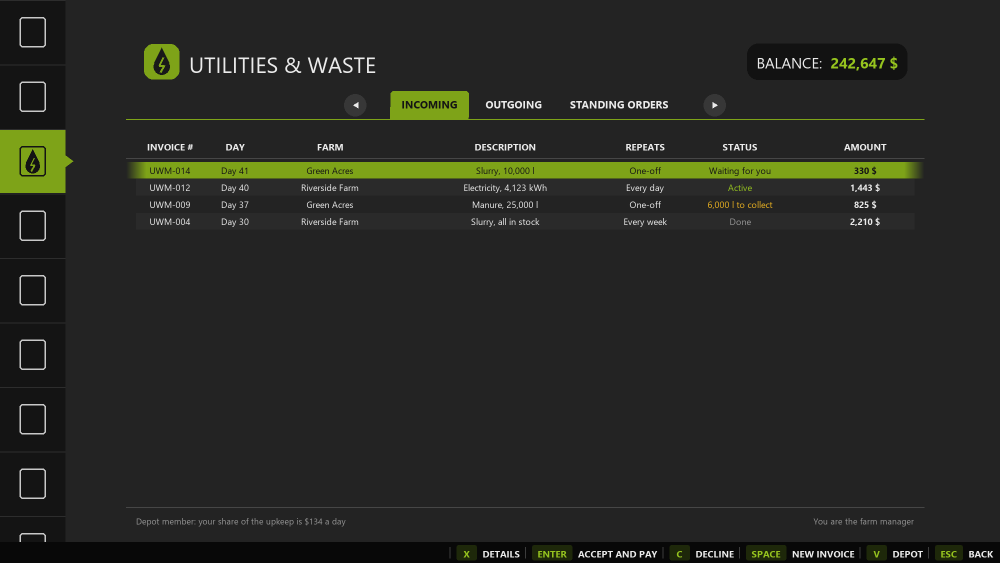
#> input picture previews/menu_v2_incoming.png, 2000 x 1125 px, given in place of uwm_tabIcon_v1.png, which was not available (shown at 1/2 size)
$ python menu_mockup_v4.py menu_v2_incoming.png
#> lines starting #> are read from the running program, lines starting #| are printed output that depends on the picture; pictures that were not available may be replaced by others from this repository, and a replacement may not be noted
"""Mock-up v4 of the Utilities page (ESC menu), rebuilt in the UWM CO-OP theme of invoice_wizard_v6_choice.png:
every invoice is a card like the CO-OP options (icon tile per good, title + detail line, status pill, amount, arrow),
summary cards on top, rounded tab buttons. python -I menu_mockup_v4.py <outDir>"""
import sys, os
from PIL import Image, ImageDraw, ImageFont

F = "C:/Windows/Fonts/"
HERE = os.path.dirname(os.path.abspath(__file__))
def font(sz, bold=False):
    return ImageFont.truetype(F + ("segoeuib.ttf" if bold else "segoeui.ttf"), sz)
def sym(sz):
    return ImageFont.truetype(F + "seguisym.ttf", sz)

W, H = 2000, 1125
BG = (36, 37, 35); CARD = (28, 29, 27); SIDE = (20, 21, 19); BAR = (8, 8, 8); TILE = (40, 44, 34)
GREEN = (134, 177, 17); GREEN_L = (166, 200, 60); TINT = (50, 60, 28)
WHITE = (235, 235, 235); GREY = (170, 170, 165); DIM = (110, 112, 105); LINE = (62, 64, 58); EDGE = (46, 48, 43)
ORANGE = (230, 170, 60); BLUE = (110, 170, 230)

def spaced(d, xy, text, fnt, fill, spacing=3, anchor="l"):
    x, y = xy
    total = sum(d.textlength(c, font=fnt) + spacing for c in text) - spacing
    if anchor == "m":
        x -= total / 2
    elif anchor == "r":
        x -= total
    for c in text:
        d.text((x, y), c, font=fnt, fill=fill, anchor="lm")
        x += d.textlength(c, font=fnt) + spacing
    return total

# goods icons (line style, as the CO-OP option icons)
def ic_slurry(d, cx, cy, c):
    d.polygon([(cx, cy - 16), (cx - 11, cy + 2), (cx + 11, cy + 2)], fill=c)
    d.ellipse([cx - 11, cy - 8, cx + 11, cy + 14], fill=c)
def ic_manure(d, cx, cy, c):
    d.pieslice([cx - 17, cy - 8, cx + 17, cy + 26], 180, 360, fill=c)
    d.line([cx - 17, cy + 9, cx + 17, cy + 9], fill=c, width=3)
def ic_power(d, cx, cy, c):
    d.polygon([(cx + 3, cy - 17), (cx - 10, cy + 2), (cx - 1, cy + 2), (cx - 4, cy + 17), (cx + 10, cy - 3), (cx + 1, cy - 3)], fill=c)
def ic_bulk(d, cx, cy, c):                       # a grain ear
    d.line([cx, cy + 17, cx, cy - 15], fill=c, width=3)
    for k in range(4):
        y = cy - 10 + k * 7
        d.ellipse([cx - 10, y - 3, cx - 1, y + 3], fill=c)
        d.ellipse([cx + 1, y - 3, cx + 10, y + 3], fill=c)
def ic_pallet(d, cx, cy, c):                     # a box on a pallet
    d.rectangle([cx - 13, cy - 15, cx + 13, cy + 5], outline=c, width=3)
    d.line([cx - 17, cy + 9, cx + 17, cy + 9], fill=c, width=3)
    for x in (cx - 15, cx, cx + 15):
        d.line([x, cy + 9, x, cy + 15], fill=c, width=3)
ICONS = {"slurry": ic_slurry, "manure": ic_manure, "power": ic_power, "bulk": ic_bulk, "pallet": ic_pallet}

def pill(d, xr, y, text, col):
    f = font(16, True)
    tw = d.textlength(text, font=f)
    d.rounded_rectangle([xr - tw - 28, y - 15, xr, y + 15], 15, outline=col, width=2)
    d.text((xr - 14, y), text, font=f, fill=col, anchor="rm")

def page(path):
    im = Image.new("RGB", (W, H), BG); d = ImageDraw.Draw(im)
    icon = Image.open(os.path.join(HERE, "uwm_tabIcon_v1.png")).convert("RGBA")

    # the game's ESC tab column, ours selected
    d.rectangle([0, 0, 130, H], fill=SIDE)
    for i in range(9):
        y = 2 + i * 129
        if i == 2:
            d.rectangle([0, y, 130, y + 126], fill=GREEN)
            d.polygon([(130, y + 50), (146, y + 63), (130, y + 76)], fill=GREEN)
            small = icon.resize((64, 64), Image.LANCZOS)
            im.paste(small, (33, y + 31), small)
        else:
            d.rounded_rectangle([40, y + 34, 90, y + 92], 6, outline=(200, 200, 200), width=3)
        d.line([0, y + 127, 130, y + 127], fill=(40, 41, 38))
#> this loop made 9 passes
#> pass 3, in page, `small = icon.resize((64, 64), Image.LANCZOS)`:
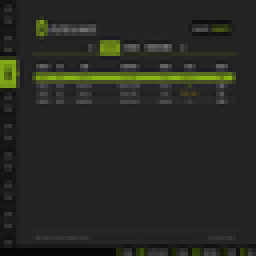
#> small: PIL image 64x64 RGBA (shown 4 times larger); mean R, G, B, A 39.2, 40.6, 35.3, 255
#> after the loop:
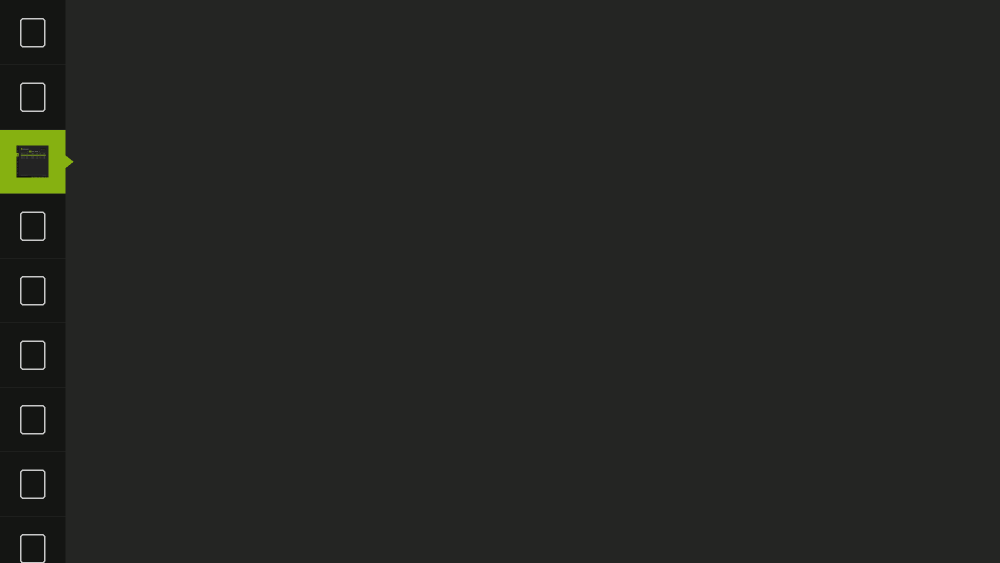
#> im: PIL image 2000x1125 RGB (shown at 1/2 size); mean R, G, B 36, 37.3, 34.4

    # header
    big = icon.resize((70, 70), Image.LANCZOS)
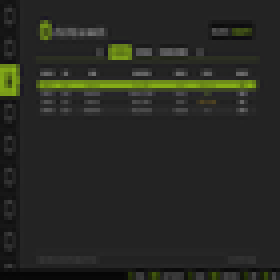
#> big: PIL image 70x70 RGBA (shown 4 times larger); mean R, G, B, A 39.2, 40.6, 35.3, 255
    d.rounded_rectangle([250, 56, 336, 142], 12, fill=GREEN)
    im.paste(big, (258, 64), big)
    spaced(d, (364, 76), "UWM CO-OP", font(18, True), GREEN_L, 4)
    d.text((364, 114), "Utilities & Waste Management", font=font(38, True), fill=WHITE, anchor="lm")
    d.text((364, 148), "Community Depot  -  owner Farm A  -  you are a member", font=font(17), fill=GREY, anchor="lm")
    d.rounded_rectangle([1520, 62, 1848, 140], 10, fill=CARD, outline=EDGE)
    spaced(d, (1544, 84), "BALANCE", font(14, True), DIM, 3)
    d.text((1824, 112), "242,647 $", font=font(32, True), fill=GREEN_L, anchor="rm")

    # summary cards (what needs you, what's running, what waits at the depot)
    sums = [("WAITING FOR YOU", "2", "invoices to accept", GREEN_L), ("RUNNING", "3", "contracts and deals", BLUE),
            ("AT THE DEPOT FOR YOU", "36,000 l", "to collect", ORANGE), ("YOUR GOODS FOR SALE", "60,000 l", "at the depot", GREY)]
    sw = (1848 - 250 - 3 * 18) / 4
    for i, (t, v, sub, col) in enumerate(sums):
        x0 = 250 + i * (sw + 18)
        d.rounded_rectangle([x0, 176, x0 + sw, 262], 8, fill=CARD, outline=EDGE)
        d.rectangle([x0 + 1, 190, x0 + 4, 248], fill=col)
        spaced(d, (x0 + 22, 198), t, font(13, True), DIM, 3)
        d.text((x0 + 22, 234), v, font=font(28, True), fill=WHITE, anchor="lm")
        d.text((x0 + 26 + d.textlength(v, font=font(28, True)), 238), sub, font=font(16), fill=GREY, anchor="lm")

    # tabs (rounded buttons), with counts
    tabs = [("INCOMING", "2"), ("OUTGOING", "3"), ("STANDING ORDERS", "1")]
    x = 250
    for i, (t, n) in enumerate(tabs):
        tw = spaced(ImageDraw.Draw(Image.new("RGB", (1, 1))), (0, 0), t, font(17, True), WHITE, 3)
        bw = tw + 104
        sel = i == 0
        d.rounded_rectangle([x, 290, x + bw, 338], 24, fill=TINT if sel else CARD, outline=GREEN_L if sel else EDGE, width=2 if sel else 1)
        spaced(d, (x + 30, 314), t, font(17, True), WHITE if sel else GREY, 3)
        d.ellipse([x + bw - 52, 300, x + bw - 24, 328], fill=GREEN if sel else TILE)
        d.text((x + bw - 38, 314), n, font=font(15, True), fill=(28, 34, 12) if sel else GREY, anchor="mm")
        x += bw + 16
#> after the loop, x = 1042.8
    d.line([250, 360, 1848, 360], fill=LINE)

    # invoice cards (as the CO-OP options)
    rows = [
        ("pallet", "Honey  -  10,000 l on pallets", "UWM-014  -  from Farm B  -  Day 41  -  one-off  -  10 % off", ("WAITING FOR YOU", GREEN_L), "297 $"),
        ("power", "Electricity  -  4,123 kWh", "UWM-012  -  from Farm C  -  Day 40  -  every day  -  into Bakery", ("ACTIVE", BLUE), "1,443 $"),
        ("bulk", "Wheat  -  30,000 l", "UWM-011  -  from Farm B  -  Day 39  -  Farma silo pipe", ("30,000 L TO COLLECT", ORANGE), "6,000 $"),
        ("manure", "Manure  -  25,000 l", "UWM-009  -  from Farm B  -  Day 37  -  manure pit", ("6,000 L TO COLLECT", ORANGE), "825 $"),
        ("slurry", "Slurry  -  all in stock", "UWM-004  -  from Farm C  -  Day 30  -  every week", ("DONE", DIM), "2,210 $"),
    ]
    for i, (ic, title, sub, (status, scol), amount) in enumerate(rows):
        y = 380 + i * 116
        sel = i == 0
        x0, x1 = 250, 1848
        d.rounded_rectangle([x0, y, x1, y + 100], 8, fill=TINT if sel else CARD, outline=GREEN_L if sel else EDGE, width=2 if sel else 1)
        d.rounded_rectangle([x0 + 20, y + 20, x0 + 80, y + 80], 8, fill=GREEN if sel else TILE)
        ICONS[ic](d, x0 + 50, y + 50, (28, 34, 12) if sel else GREEN_L)
        d.text((x0 + 104, y + 36), title, font=font(22, True), fill=WHITE, anchor="lm")
        d.text((x0 + 104, y + 68), sub, font=font(17), fill=(205, 205, 200) if sel else GREY, anchor="lm")
        pill(d, 1560, y + 50, status, scol)
        d.text((1740, y + 50), amount, font=font(24, True), fill=WHITE, anchor="rm")
        ax = x1 - 38
        d.line([ax - 6, y + 40, ax + 4, y + 50, ax - 6, y + 60], fill=GREEN_L if sel else DIM, width=3)

    # footer
    d.text((262, 1060), "Depot share: 134 $ a day  -  You are the farm manager", font=font(17), fill=GREY, anchor="lm")

    # key bar
    d.rectangle([0, 1085, W, H], fill=BAR)
    keys = [("X", "DETAILS"), ("ENTER", "ACCEPT AND PAY"), ("C", "DECLINE"), ("SPACE", "NEW"), ("V", "DEPOT"), ("ESC", "BACK")]
    widths = [d.textlength(k, font=font(20, True)) + 30 + 12 + d.textlength(l, font=font(20, True)) + 26 for k, l in keys]
#> widths = [163.9, 304.5, 168.6, 178.8, 149.8, 161.5]
    x = W - sum(widths) - 10
#> x = 863
    for (k, l), wdt in zip(keys, widths):
        kw = d.textlength(k, font=font(20, True)) + 30
        d.rounded_rectangle([x, 1089, x + kw, 1121], 5, fill=(30, 40, 30), outline=GREEN_L if k == "SPACE" else None, width=2)
        d.text((x + kw / 2, 1105), k, font=font(20, True), fill=GREEN_L, anchor="mm")
        d.text((x + kw + 12, 1105), l, font=font(20, True), fill=WHITE, anchor="lm")
        x += wdt
        d.line([x - 13, 1095, x - 13, 1115], fill=DIM)
#> this loop made 6 passes
#> (k, l, wdt, kw, x) on passes 1 to 6: ('X', 'DETAILS', 163.9, 43.7, 1026.8), ('ENTER', 'ACCEPT AND PAY', 304.5, 96.36, 1331.3), ('C', 'DECLINE', 168.6, 43.97, 1500), ('SPACE', 'NEW', 178.8, 93.44, 1678.8), ('V', 'DEPOT', 149.8, 43.69, 1828.5), ('ESC', 'BACK', 161.5, 69.31, 1990)
#> after the loop, x = 1990
    im.save(path)
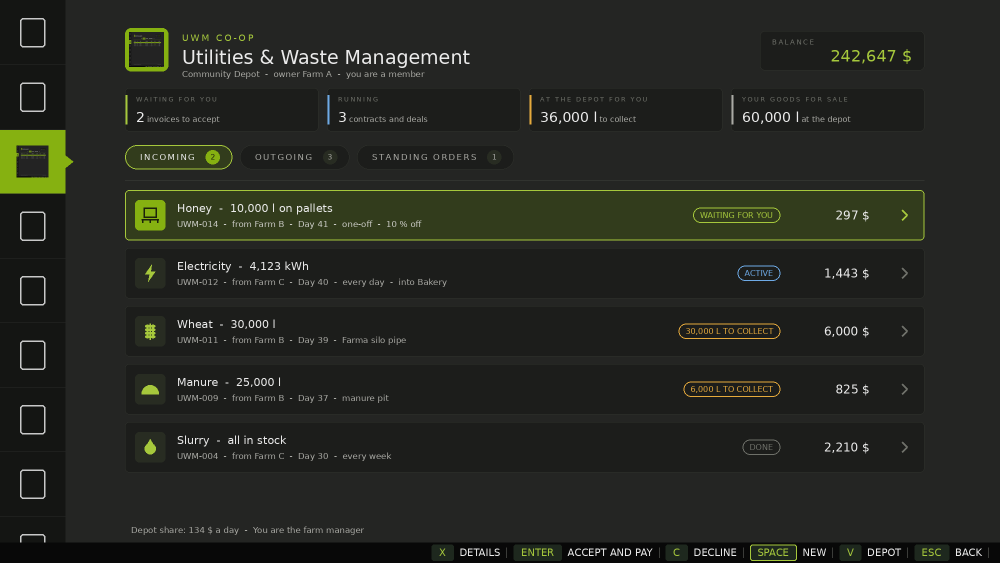
#> saved as menu_v4_incoming.png: PIL image 2000x1125 RGB (shown at 1/2 size); mean R, G, B 37.1, 39.3, 32.8

page(os.path.join(sys.argv[1], "menu_v4_incoming.png"))

$ run again, on previews/menu_v3_incoming.png
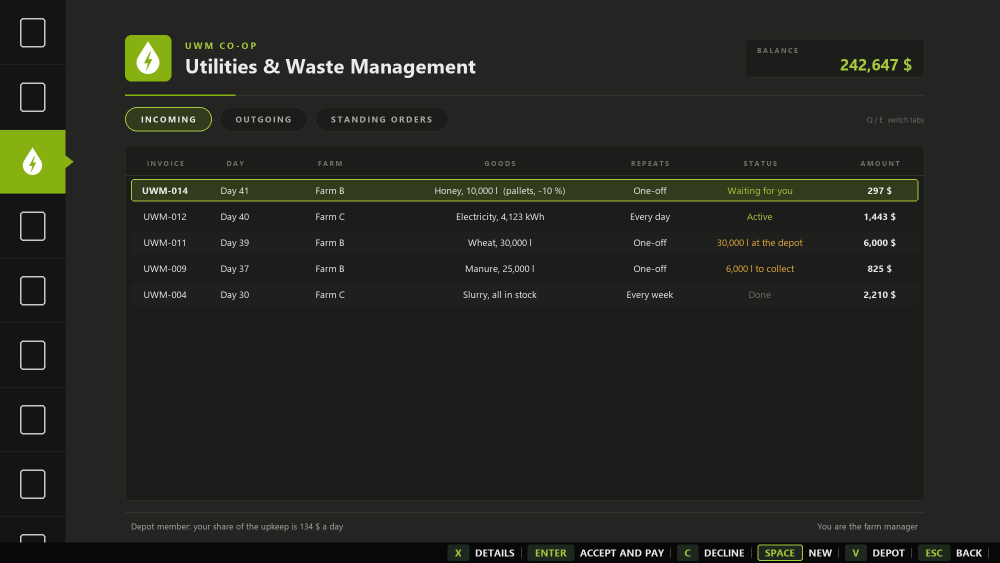
#> input picture previews/menu_v3_incoming.png, 2000 x 1125 px, given in place of uwm_tabIcon_v1.png, which was not available (shown at 1/2 size)
#> the loop in page, `for i in range(9):` made 9 passes
#> pass 3, in page, `small = icon.resize((64, 64), Image.LANCZOS)`:
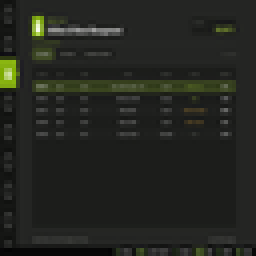
#> small: PIL image 64x64 RGBA (shown 4 times larger); mean R, G, B, A 35.6, 37.5, 32.2, 255
#> in page, `big = icon.resize((70, 70), Image.LANCZOS)`:
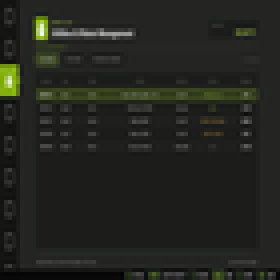
#> big: PIL image 70x70 RGBA (shown 4 times larger); mean R, G, B, A 35.6, 37.5, 32.2, 255
#> after the loop in page, `for i, (t, n) in enumerate(tabs):`: x = 1042.8
#> widths = [163.9, 304.5, 168.6, 178.8, 149.8, 161.5]
#> in page, `x = W - sum(widths) - 10`: x = 863
#> the loop in page, `for (k, l), wdt in zip(keys, widths):` made 6 passes
#> (k, l, wdt, kw, x) on passes 1 to 6: ('X', 'DETAILS', 163.9, 43.7, 1026.8), ('ENTER', 'ACCEPT AND PAY', 304.5, 96.36, 1331.3), ('C', 'DECLINE', 168.6, 43.97, 1500), ('SPACE', 'NEW', 178.8, 93.44, 1678.8), ('V', 'DEPOT', 149.8, 43.69, 1828.5), ('ESC', 'BACK', 161.5, 69.31, 1990)
#> after the loop in page, `for (k, l), wdt in zip(keys, widths):`: x = 1990
